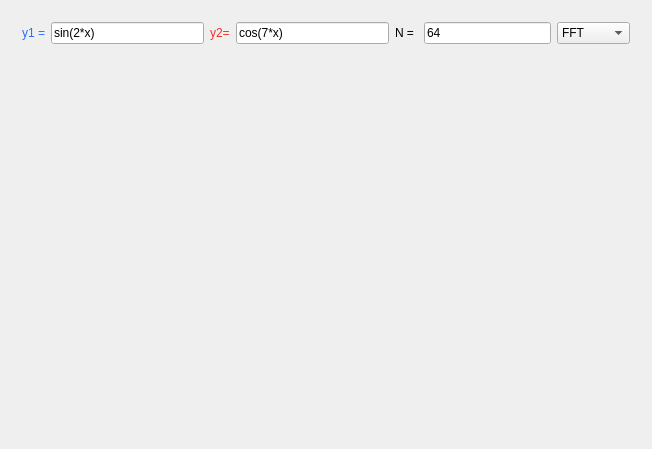
<?xml version="1.0" encoding="UTF-8"?>
<ui version="4.0">
 <class>MainWindow</class>
 <widget class="QMainWindow" name="MainWindow">
  <property name="geometry">
   <rect>
    <x>0</x>
    <y>0</y>
    <width>652</width>
    <height>449</height>
   </rect>
  </property>
  <property name="windowTitle">
   <string>Fourier Transform</string>
  </property>
  <widget class="QWidget" name="centralWidget">
   <layout class="QGridLayout" name="gridLayout" rowstretch="0,40,40">
    <item row="1" column="0">
     <widget class="QCustomPlot" name="source1Graph" native="true"/>
    </item>
    <item row="0" column="0" colspan="2">
     <widget class="QWidget" name="widget" native="true">
      <layout class="QHBoxLayout" name="horizontalLayout" stretch="0,12,0,12,0,10,0">
       <item>
        <widget class="QLabel" name="label">
         <property name="styleSheet">
          <string notr="true">color: rgb(40, 110, 255);</string>
         </property>
         <property name="text">
          <string>y1 =</string>
         </property>
        </widget>
       </item>
       <item>
        <widget class="QLineEdit" name="equation1Text">
         <property name="text">
          <string>sin(2*x)</string>
         </property>
        </widget>
       </item>
       <item>
        <widget class="QLabel" name="label_3">
         <property name="styleSheet">
          <string notr="true">color: rgb(240, 50, 40);</string>
         </property>
         <property name="text">
          <string>y2=</string>
         </property>
        </widget>
       </item>
       <item>
        <widget class="QLineEdit" name="equation2Text">
         <property name="text">
          <string>cos(7*x)</string>
         </property>
        </widget>
       </item>
       <item>
        <widget class="QLabel" name="label_2">
         <property name="text">
          <string>N = </string>
         </property>
        </widget>
       </item>
       <item>
        <widget class="QLineEdit" name="sampleSizeText">
         <property name="text">
          <string>64</string>
         </property>
        </widget>
       </item>
       <item>
        <widget class="QComboBox" name="comboBox">
         <item>
          <property name="text">
           <string>FFT</string>
          </property>
         </item>
         <item>
          <property name="text">
           <string>Generic</string>
          </property>
         </item>
        </widget>
       </item>
      </layout>
     </widget>
    </item>
    <item row="2" column="1">
     <widget class="QCustomPlot" name="correlationGraph" native="true"/>
    </item>
    <item row="2" column="0">
     <widget class="QCustomPlot" name="source2Graph" native="true"/>
    </item>
    <item row="1" column="1">
     <widget class="QCustomPlot" name="convolutionGraph" native="true"/>
    </item>
   </layout>
  </widget>
 </widget>
 <layoutdefault spacing="6" margin="11"/>
 <customwidgets>
  <customwidget>
   <class>QCustomPlot</class>
   <extends>QWidget</extends>
   <header>qcustomplot.h</header>
   <container>1</container>
  </customwidget>
 </customwidgets>
 <resources/>
 <connections/>
</ui>
